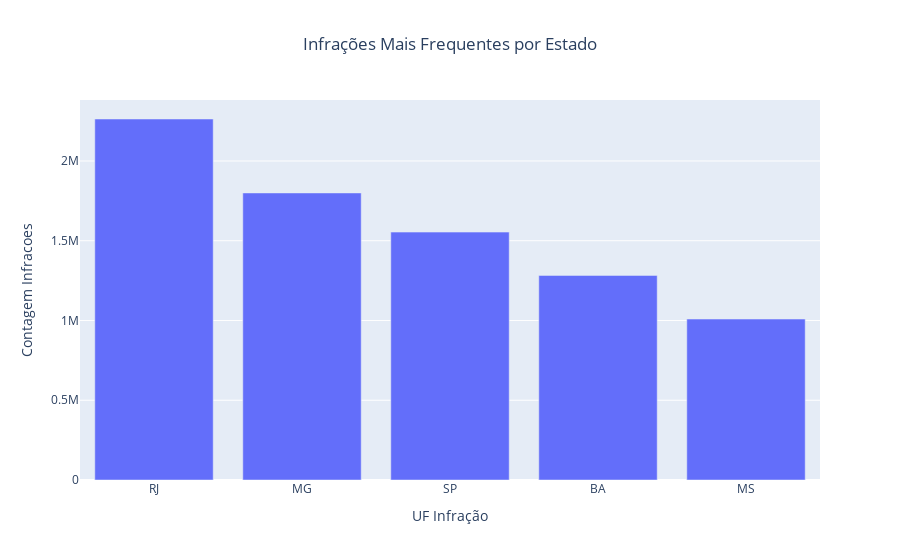

Notebook code cell kept with this figure:
### Code cell
# Gráfico de barras do df_estados

plot_estados = px.bar(
    df_estados,
    x = 'UF Infração',
    y = 'Contagem Infracoes',
    title = 'Infrações Mais Frequentes por Estado'
)

plot_estados.update_layout(
    title_x = 0.5
    )

display(plot_estados)

### Figure 1 — Plotly figure (JSON) as saved in the notebook; plotly's stock layout.template omitted (floating-point values rounded to 4 significant figures)
{"data": [{"alignmentgroup": "True", "hovertemplate": "UF Infração=%{x}<br>Contagem Infracoes=%{y}<extra></extra>", "legendgroup": "", "marker": {"color": "#636efa", "pattern": {"shape": ""}}, "name": "", "offsetgroup": "", "orientation": "v", "showlegend": false, "textposition": "auto", "type": "bar", "x": ["RJ", "MG", "SP", "BA", "MS"], "xaxis": "x", "y": [2263220, 1799596, 1554159, 1282636, 1008968], "yaxis": "y"}], "layout": {"barmode": "relative", "legend": {"tracegroupgap": 0}, "title": {"text": "Infrações Mais Frequentes por Estado", "x": 0.5}, "xaxis": {"anchor": "y", "domain": [0, 1], "title": {"text": "UF Infração"}}, "yaxis": {"anchor": "x", "domain": [0, 1], "title": {"text": "Contagem Infracoes"}}}}
